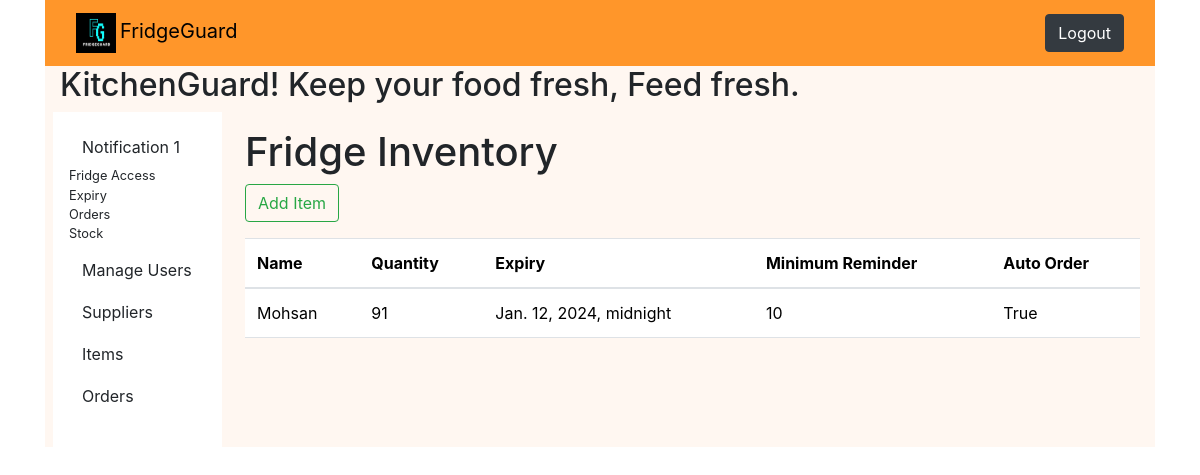
/items/all (signed in), run on an earlier commit of the app's database.
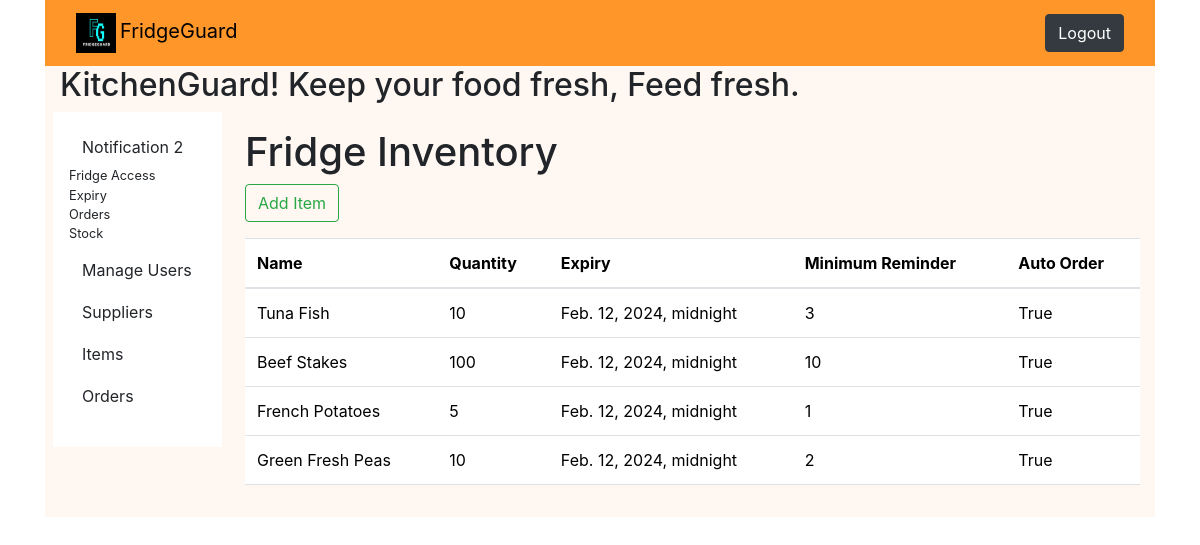
And on a later commit of the database.
### fridge/models.py (models this page shows, shortened)
class FridgeItem(models.Model):
    name = models.CharField(max_length=250, null=False, unique=True)
    quantity = models.IntegerField(default=0)
    min_reminder = models.IntegerField(null=False)
    supplier = models.ForeignKey(Suplier, null=True, on_delete=models.SET_NULL)
    default_order_quantity = models.PositiveIntegerField(null=False)
    expiry_date = models.DateTimeField(null=True)
    last_added = models.DateTimeField(null=True)
    created_at = models.DateTimeField(auto_now_add=True)
    updated_at = models.DateTimeField(auto_now=True)
    auto_order = models.BooleanField(null=False, default=True)
    is_expired = models.BooleanField(null=False, default=False)
    constraints = [
        models.UniqueConstraint(fields=['name'], name="unique_item")
    ]
    class Meta:
        verbose_name = "FridgeItem"
        verbose_name_plural = "FridgeItems"

### fridge/views.py (the view)
# urls.py: path('items/all', FridgeItemView.as_view(), name='items'),
class FridgeItemView(LoginRequiredMixin, ListView):
    model = FridgeItem
    context_object_name = "items"
    template_name = "fridge/fridge_item.html"

### fridge/context_processors.py (called while the page is built)
def dynamic_context(request):
    if request.user.is_superuser:
        notification_count = Notification.objects.filter(is_read=False).count()
        return {"notification_count": notification_count}
    return {}

### fridge/templates/fridge/fridge_item.html
{% extends "fridge/admin_base.html"%}
{% block superuser_content %}
    <h1>Fridge Inventory</h1>
    {% if items%}
    <a class="btn btn-outline-success" href="/items/add">Add Item</a>
    <table class="table mt-3">
        <thead>
          <tr>
            <th scope="col">Name</th>
            <th scope="col">Quantity</th>
            <th scope="col">Expiry</th>
            <th scope="col">Minimum Reminder</th>
            <th scope="col">Auto Order</th>
          </tr>
        </thead>
        <tbody>
          {% for item in items %}
          <tr>
            <td>{{item.name}}</td>
            <td>{{item.quantity}}</td>
            <td>{{item.expiry_date}}</td>
            <td>{{item.min_reminder}}</td>
            <td>{{item.auto_order}}</td>
          </tr>
          {% endfor %}
        </tbody>
      </table>
    {% else %}
    <p>Your fridge is empty</p>
    <a class="btn btn-outline-success" href="/items/add">Add Item</a>
    {% endif %}
    {% endblock superuser_content %}

### fridge/templates/fridge/admin_base.html (shortened to what this page needs)
{% extends "fridge/base.html" %}
{% block content %}
{% include "fridge/header.html"%}
<div class="container-fluid mb-5" style="background-color: #FFF7F1;">
    <h2 class class="mt-5">
        KitchenGuard! Keep your food fresh, Feed fresh.
    </h2>
    {% if user.is_superuser %}
        <div class="row flex-nowrap" >
            {%include "fridge/sidebar.html"%}
            <div class="col py-3">
                {% block superuser_content %}
                {% endblock %}
              </div>
        </div>
    {% endif %}
</div>
{% endblock %}

### fridge/templates/fridge/base.html (shortened to what this page needs)
{% load static %}
<!doctype html>
<html lang="en">
<head>
  <link href="https://cdn.jsdelivr.net/npm/bootstrap@5.3.2/dist/css/bootstrap.min.css" rel="stylesheet">
  <link rel="stylesheet" href="https://stackpath.bootstrapcdn.com/bootstrap/4.1.3/css/bootstrap.min.css">
  <link rel="stylesheet" href="https://cdn.jsdelivr.net/npm/bootstrap-icons@1.3.0/font/bootstrap-icons.css">
</head>
<body>
  <div class="container">
    {% block content %}
    {% endblock %}
  </div>
</body>
</html>

### fridge/templates/fridge/header.html
<nav class="navbar" style="background-color: #ff962a;">
    <div class="container-fluid">
      <a class="navbar-brand" href="#"><img src="/static/bg_logo.jpeg" class="img-fluid mr-1" style="width: 40px; height: 40px"></span>FridgeGuard</a>
      <button class="navbar-toggler" type="button" data-bs-toggle="collapse" data-bs-target="#navbarNavDropdown" aria-controls="navbarNavDropdown" aria-expanded="false" aria-label="Toggle navigation">
        <span class="navbar-toggler-icon"></span>
      </button>
      <div class="d-flex" role="search">
        <a class="btn btn-dark" href="/logout">Logout</a>
      </div>
    </div>
  </nav>

### fridge/templates/fridge/sidebar.html (shortened to what this page needs)
<div class="col-auto col-md-3 col-xl-2 px-sm-2 px-0 ">
<div class="flex-shrink-0 p-3 bg-white" >
    <ul class="list-unstyled ps-0">
        <li class="mb-1">
            <a class="btn btn-toggle align-items-center rounded" href="/updates">
              Notification <span>{{ notification_count }}</span>
            </a>
            <div class="collapse show" id="dashboard-collapse">
              <ul class="btn-toggle-nav list-unstyled fw-normal pb-1 small">
                <li><a href="/updates/access" class="link-dark rounded">Fridge Access</a></li>
                <li><a href="/updates/expiry" class="link-dark rounded">Expiry</a></li>
                <li><a href="/updates/order" class="link-dark rounded">Orders</a></li>
                <li><a href="/updates/stocks" class="link-dark rounded">Stock</a></li>
              </ul>
            </div>
          </li>
      <li class="mb-1">
        <button class="btn btn-toggle align-items-center rounded collapsed" data-bs-toggle="collapse" data-bs-target="#dashboard-collapse" aria-expanded="false">
          Manage Users
        </button>
      </li>
      <li class="mb-1">
        <a class="btn btn-toggle align-items-center" href="/suppliers/">
          Suppliers
        </a>
      </li>
      <li class="mb-1">
        <button class="btn btn-toggle align-items-center rounded collapsed" data-bs-toggle="collapse" data-bs-target="#dashboard-collapse" aria-expanded="false">
          Items
        </button>
      </li>
      <li class="mb-1">
        <a class="btn btn-toggle align-items-center" href="/orders/all" >
          Orders
        </a>
      </li>
    </ul>
  </div>
</div>

What changed in the data, as far as the page shows it:
removed FridgeItem: name "Mohsan", quantity "91", expiry_date "Jan. 12, 2024, midnight", min_reminder "10", auto_order "True"
added FridgeItem: name "Tuna Fish", quantity "10", expiry_date "Feb. 12, 2024, midnight", min_reminder "3", auto_order "True"
added FridgeItem: name "Beef Stakes", quantity "100", expiry_date "Feb. 12, 2024, midnight", min_reminder "10", auto_order "True"
added FridgeItem: name "French Potatoes", quantity "5", expiry_date "Feb. 12, 2024, midnight", min_reminder "1", auto_order "True"
added FridgeItem: name "Green Fresh Peas", quantity "10", expiry_date "Feb. 12, 2024, midnight", min_reminder "2", auto_order "True"
Also different on the page:
{{ notification_count }}: "1" → "2"
